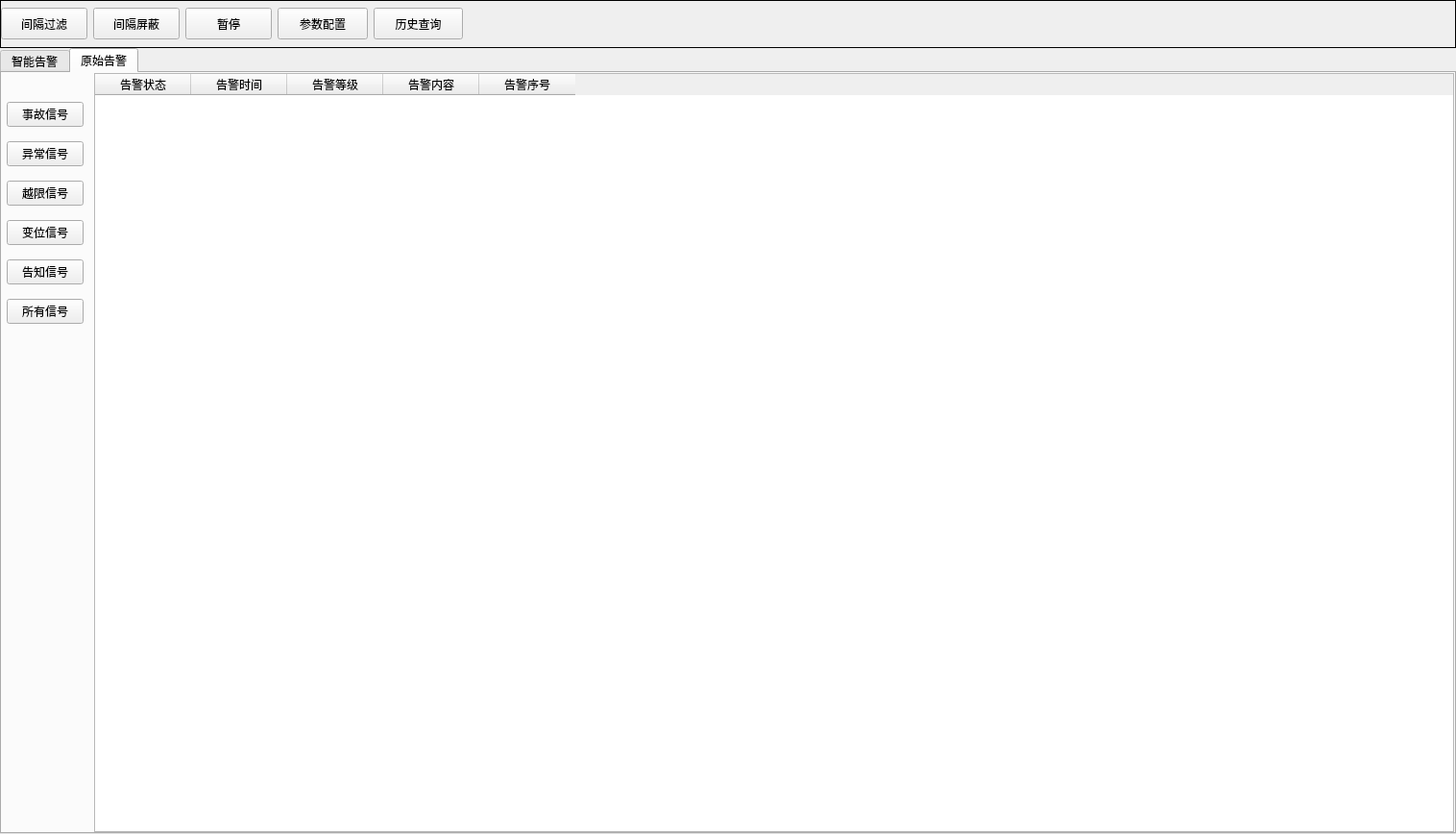
<?xml version="1.0" encoding="UTF-8"?>
<ui version="4.0">
 <class>RealTimeAlarm</class>
 <widget class="QWidget" name="RealTimeAlarm">
  <property name="geometry">
   <rect>
    <x>0</x>
    <y>0</y>
    <width>1516</width>
    <height>868</height>
   </rect>
  </property>
  <property name="windowTitle">
   <string>Form</string>
  </property>
  <property name="styleSheet">
   <string notr="true"/>
  </property>
  <layout class="QGridLayout" name="gridLayout_5" rowstretch="1,13">
   <property name="margin">
    <number>0</number>
   </property>
   <property name="spacing">
    <number>0</number>
   </property>
   <item row="1" column="0">
    <widget class="QTabWidget" name="tabWidget">
     <property name="sizePolicy">
      <sizepolicy hsizetype="Expanding" vsizetype="Expanding">
       <horstretch>0</horstretch>
       <verstretch>0</verstretch>
      </sizepolicy>
     </property>
     <property name="focusPolicy">
      <enum>Qt::NoFocus</enum>
     </property>
     <property name="styleSheet">
      <string notr="true"/>
     </property>
     <property name="currentIndex">
      <number>1</number>
     </property>
     <widget class="QWidget" name="tab_1">
      <property name="styleSheet">
       <string notr="true"/>
      </property>
      <attribute name="title">
       <string>智能告警</string>
      </attribute>
      <layout class="QGridLayout" name="gridLayout">
       <property name="margin">
        <number>0</number>
       </property>
       <item row="0" column="1" rowspan="2">
        <widget class="QTableWidget" name="tableWidget_SmartAlarm">
         <property name="styleSheet">
          <string notr="true"/>
         </property>
         <column>
          <property name="text">
           <string>告警状态</string>
          </property>
         </column>
         <column>
          <property name="text">
           <string>告警时间</string>
          </property>
         </column>
         <column>
          <property name="text">
           <string>告警等级</string>
          </property>
         </column>
         <column>
          <property name="text">
           <string>告警内容</string>
          </property>
         </column>
         <column>
          <property name="text">
           <string>告警序号</string>
          </property>
         </column>
        </widget>
       </item>
       <item row="1" column="0">
        <spacer name="verticalSpacer">
         <property name="orientation">
          <enum>Qt::Vertical</enum>
         </property>
         <property name="sizeHint" stdset="0">
          <size>
           <width>92</width>
           <height>376</height>
          </size>
         </property>
        </spacer>
       </item>
       <item row="0" column="0">
        <layout class="QVBoxLayout" name="verticalLayout_2">
         <property name="spacing">
          <number>15</number>
         </property>
         <property name="leftMargin">
          <number>5</number>
         </property>
         <property name="topMargin">
          <number>30</number>
         </property>
         <property name="rightMargin">
          <number>5</number>
         </property>
         <property name="bottomMargin">
          <number>0</number>
         </property>
         <item>
          <widget class="QPushButton" name="pushButton_Event_Ia">
           <property name="sizePolicy">
            <sizepolicy hsizetype="Minimum" vsizetype="Minimum">
             <horstretch>0</horstretch>
             <verstretch>0</verstretch>
            </sizepolicy>
           </property>
           <property name="focusPolicy">
            <enum>Qt::NoFocus</enum>
           </property>
           <property name="styleSheet">
            <string notr="true"/>
           </property>
           <property name="text">
            <string>事故信号</string>
           </property>
          </widget>
         </item>
         <item>
          <widget class="QPushButton" name="pushButton_Abnormal_Ia">
           <property name="sizePolicy">
            <sizepolicy hsizetype="Minimum" vsizetype="Minimum">
             <horstretch>0</horstretch>
             <verstretch>0</verstretch>
            </sizepolicy>
           </property>
           <property name="focusPolicy">
            <enum>Qt::NoFocus</enum>
           </property>
           <property name="text">
            <string>异常信号</string>
           </property>
          </widget>
         </item>
         <item>
          <widget class="QPushButton" name="pushButton_OutLimit_Ia">
           <property name="sizePolicy">
            <sizepolicy hsizetype="Minimum" vsizetype="Minimum">
             <horstretch>0</horstretch>
             <verstretch>0</verstretch>
            </sizepolicy>
           </property>
           <property name="focusPolicy">
            <enum>Qt::NoFocus</enum>
           </property>
           <property name="text">
            <string>越限信号</string>
           </property>
          </widget>
         </item>
         <item>
          <widget class="QPushButton" name="pushButton_Change_Ia">
           <property name="sizePolicy">
            <sizepolicy hsizetype="Minimum" vsizetype="Minimum">
             <horstretch>0</horstretch>
             <verstretch>0</verstretch>
            </sizepolicy>
           </property>
           <property name="focusPolicy">
            <enum>Qt::NoFocus</enum>
           </property>
           <property name="text">
            <string>变位信号</string>
           </property>
          </widget>
         </item>
         <item>
          <widget class="QPushButton" name="pushButton_Inform_Ia">
           <property name="sizePolicy">
            <sizepolicy hsizetype="Minimum" vsizetype="Minimum">
             <horstretch>0</horstretch>
             <verstretch>0</verstretch>
            </sizepolicy>
           </property>
           <property name="focusPolicy">
            <enum>Qt::NoFocus</enum>
           </property>
           <property name="text">
            <string>告知信号</string>
           </property>
          </widget>
         </item>
         <item>
          <widget class="QPushButton" name="pushButton_RealTime_Ia">
           <property name="sizePolicy">
            <sizepolicy hsizetype="Minimum" vsizetype="Minimum">
             <horstretch>0</horstretch>
             <verstretch>0</verstretch>
            </sizepolicy>
           </property>
           <property name="focusPolicy">
            <enum>Qt::NoFocus</enum>
           </property>
           <property name="text">
            <string>所有信号</string>
           </property>
          </widget>
         </item>
        </layout>
       </item>
      </layout>
     </widget>
     <widget class="QWidget" name="tab_2">
      <property name="styleSheet">
       <string notr="true"/>
      </property>
      <attribute name="title">
       <string>原始告警</string>
      </attribute>
      <layout class="QGridLayout" name="gridLayout_2">
       <property name="margin">
        <number>0</number>
       </property>
       <item row="0" column="1" rowspan="2">
        <widget class="QTableWidget" name="tableWidget_OriginalAlarm">
         <column>
          <property name="text">
           <string>告警状态</string>
          </property>
         </column>
         <column>
          <property name="text">
           <string>告警时间</string>
          </property>
         </column>
         <column>
          <property name="text">
           <string>告警等级</string>
          </property>
         </column>
         <column>
          <property name="text">
           <string>告警内容</string>
          </property>
         </column>
         <column>
          <property name="text">
           <string>告警序号</string>
          </property>
         </column>
        </widget>
       </item>
       <item row="1" column="0">
        <spacer name="verticalSpacer_2">
         <property name="orientation">
          <enum>Qt::Vertical</enum>
         </property>
         <property name="sizeHint" stdset="0">
          <size>
           <width>20</width>
           <height>403</height>
          </size>
         </property>
        </spacer>
       </item>
       <item row="0" column="0">
        <layout class="QVBoxLayout" name="verticalLayout">
         <property name="spacing">
          <number>15</number>
         </property>
         <property name="leftMargin">
          <number>5</number>
         </property>
         <property name="topMargin">
          <number>30</number>
         </property>
         <property name="rightMargin">
          <number>5</number>
         </property>
         <property name="bottomMargin">
          <number>0</number>
         </property>
         <item>
          <widget class="QPushButton" name="pushButton_Event_Oa">
           <property name="sizePolicy">
            <sizepolicy hsizetype="Minimum" vsizetype="Minimum">
             <horstretch>0</horstretch>
             <verstretch>0</verstretch>
            </sizepolicy>
           </property>
           <property name="focusPolicy">
            <enum>Qt::NoFocus</enum>
           </property>
           <property name="text">
            <string>事故信号</string>
           </property>
          </widget>
         </item>
         <item>
          <widget class="QPushButton" name="pushButton_Abnormal_Oa">
           <property name="sizePolicy">
            <sizepolicy hsizetype="Minimum" vsizetype="Minimum">
             <horstretch>0</horstretch>
             <verstretch>0</verstretch>
            </sizepolicy>
           </property>
           <property name="focusPolicy">
            <enum>Qt::NoFocus</enum>
           </property>
           <property name="text">
            <string>异常信号</string>
           </property>
          </widget>
         </item>
         <item>
          <widget class="QPushButton" name="pushButton_OutLimit_Oa">
           <property name="sizePolicy">
            <sizepolicy hsizetype="Minimum" vsizetype="Minimum">
             <horstretch>0</horstretch>
             <verstretch>0</verstretch>
            </sizepolicy>
           </property>
           <property name="focusPolicy">
            <enum>Qt::NoFocus</enum>
           </property>
           <property name="text">
            <string>越限信号</string>
           </property>
          </widget>
         </item>
         <item>
          <widget class="QPushButton" name="pushButton_Change_Oa">
           <property name="sizePolicy">
            <sizepolicy hsizetype="Minimum" vsizetype="Minimum">
             <horstretch>0</horstretch>
             <verstretch>0</verstretch>
            </sizepolicy>
           </property>
           <property name="focusPolicy">
            <enum>Qt::NoFocus</enum>
           </property>
           <property name="text">
            <string>变位信号</string>
           </property>
          </widget>
         </item>
         <item>
          <widget class="QPushButton" name="pushButton_Inform_Oa">
           <property name="sizePolicy">
            <sizepolicy hsizetype="Minimum" vsizetype="Minimum">
             <horstretch>0</horstretch>
             <verstretch>0</verstretch>
            </sizepolicy>
           </property>
           <property name="focusPolicy">
            <enum>Qt::NoFocus</enum>
           </property>
           <property name="text">
            <string>告知信号</string>
           </property>
          </widget>
         </item>
         <item>
          <widget class="QPushButton" name="pushButton_RealTime_Oa">
           <property name="sizePolicy">
            <sizepolicy hsizetype="Minimum" vsizetype="Minimum">
             <horstretch>0</horstretch>
             <verstretch>0</verstretch>
            </sizepolicy>
           </property>
           <property name="focusPolicy">
            <enum>Qt::NoFocus</enum>
           </property>
           <property name="text">
            <string>所有信号</string>
           </property>
          </widget>
         </item>
        </layout>
       </item>
      </layout>
     </widget>
    </widget>
   </item>
   <item row="0" column="0">
    <widget class="QFrame" name="frame">
     <property name="sizePolicy">
      <sizepolicy hsizetype="Expanding" vsizetype="Expanding">
       <horstretch>0</horstretch>
       <verstretch>0</verstretch>
      </sizepolicy>
     </property>
     <property name="maximumSize">
      <size>
       <width>16777215</width>
       <height>50</height>
      </size>
     </property>
     <property name="styleSheet">
      <string notr="true"/>
     </property>
     <property name="frameShape">
      <enum>QFrame::Box</enum>
     </property>
     <layout class="QHBoxLayout" name="horizontalLayout" stretch="3,1,1,11">
      <property name="spacing">
       <number>6</number>
      </property>
      <property name="margin">
       <number>0</number>
      </property>
      <item>
       <widget class="QStackedWidget" name="stackedWidget">
        <property name="sizePolicy">
         <sizepolicy hsizetype="Expanding" vsizetype="Expanding">
          <horstretch>0</horstretch>
          <verstretch>0</verstretch>
         </sizepolicy>
        </property>
        <property name="maximumSize">
         <size>
          <width>300</width>
          <height>16777215</height>
         </size>
        </property>
        <property name="currentIndex">
         <number>0</number>
        </property>
        <widget class="QWidget" name="page">
         <layout class="QGridLayout" name="gridLayout_3">
          <property name="sizeConstraint">
           <enum>QLayout::SetDefaultConstraint</enum>
          </property>
          <property name="margin">
           <number>0</number>
          </property>
          <property name="spacing">
           <number>6</number>
          </property>
          <item row="0" column="0">
           <widget class="QPushButton" name="pushButton_SmartBayFilter">
            <property name="sizePolicy">
             <sizepolicy hsizetype="Expanding" vsizetype="Expanding">
              <horstretch>0</horstretch>
              <verstretch>0</verstretch>
             </sizepolicy>
            </property>
            <property name="maximumSize">
             <size>
              <width>100</width>
              <height>33</height>
             </size>
            </property>
            <property name="text">
             <string>间隔过滤</string>
            </property>
           </widget>
          </item>
          <item row="0" column="1">
           <widget class="QPushButton" name="pushButton_SmartBayShield">
            <property name="sizePolicy">
             <sizepolicy hsizetype="Expanding" vsizetype="Expanding">
              <horstretch>0</horstretch>
              <verstretch>0</verstretch>
             </sizepolicy>
            </property>
            <property name="maximumSize">
             <size>
              <width>100</width>
              <height>33</height>
             </size>
            </property>
            <property name="text">
             <string>间隔屏蔽</string>
            </property>
           </widget>
          </item>
          <item row="0" column="2">
           <widget class="QPushButton" name="pushButton_SmartPause">
            <property name="sizePolicy">
             <sizepolicy hsizetype="Expanding" vsizetype="Expanding">
              <horstretch>0</horstretch>
              <verstretch>0</verstretch>
             </sizepolicy>
            </property>
            <property name="maximumSize">
             <size>
              <width>100</width>
              <height>33</height>
             </size>
            </property>
            <property name="text">
             <string>暂停</string>
            </property>
           </widget>
          </item>
         </layout>
        </widget>
        <widget class="QWidget" name="page_2">
         <layout class="QGridLayout" name="gridLayout_4">
          <property name="margin">
           <number>0</number>
          </property>
          <item row="0" column="0">
           <widget class="QPushButton" name="pushButton_OriginalBayFilter">
            <property name="sizePolicy">
             <sizepolicy hsizetype="Expanding" vsizetype="Expanding">
              <horstretch>0</horstretch>
              <verstretch>0</verstretch>
             </sizepolicy>
            </property>
            <property name="maximumSize">
             <size>
              <width>100</width>
              <height>33</height>
             </size>
            </property>
            <property name="text">
             <string>间隔过滤</string>
            </property>
           </widget>
          </item>
          <item row="0" column="1">
           <widget class="QPushButton" name="pushButton_OriginalBayShield">
            <property name="sizePolicy">
             <sizepolicy hsizetype="Expanding" vsizetype="Expanding">
              <horstretch>0</horstretch>
              <verstretch>0</verstretch>
             </sizepolicy>
            </property>
            <property name="maximumSize">
             <size>
              <width>100</width>
              <height>33</height>
             </size>
            </property>
            <property name="text">
             <string>间隔屏蔽</string>
            </property>
           </widget>
          </item>
          <item row="0" column="2">
           <widget class="QPushButton" name="pushButton_OriginalPause">
            <property name="sizePolicy">
             <sizepolicy hsizetype="Expanding" vsizetype="Expanding">
              <horstretch>0</horstretch>
              <verstretch>0</verstretch>
             </sizepolicy>
            </property>
            <property name="maximumSize">
             <size>
              <width>100</width>
              <height>33</height>
             </size>
            </property>
            <property name="text">
             <string>暂停</string>
            </property>
           </widget>
          </item>
         </layout>
        </widget>
       </widget>
      </item>
      <item>
       <widget class="QPushButton" name="pushButton_alarmConfig">
        <property name="sizePolicy">
         <sizepolicy hsizetype="Expanding" vsizetype="Expanding">
          <horstretch>0</horstretch>
          <verstretch>0</verstretch>
         </sizepolicy>
        </property>
        <property name="maximumSize">
         <size>
          <width>100</width>
          <height>33</height>
         </size>
        </property>
        <property name="text">
         <string>参数配置</string>
        </property>
       </widget>
      </item>
      <item>
       <widget class="QPushButton" name="pushButton_historyQuery">
        <property name="sizePolicy">
         <sizepolicy hsizetype="Expanding" vsizetype="Expanding">
          <horstretch>0</horstretch>
          <verstretch>0</verstretch>
         </sizepolicy>
        </property>
        <property name="maximumSize">
         <size>
          <width>100</width>
          <height>33</height>
         </size>
        </property>
        <property name="styleSheet">
         <string notr="true"/>
        </property>
        <property name="text">
         <string>历史查询</string>
        </property>
       </widget>
      </item>
      <item>
       <spacer name="horizontalSpacer">
        <property name="orientation">
         <enum>Qt::Horizontal</enum>
        </property>
        <property name="sizeHint" stdset="0">
         <size>
          <width>40</width>
          <height>20</height>
         </size>
        </property>
       </spacer>
      </item>
     </layout>
    </widget>
   </item>
  </layout>
 </widget>
 <resources/>
 <connections/>
</ui>
